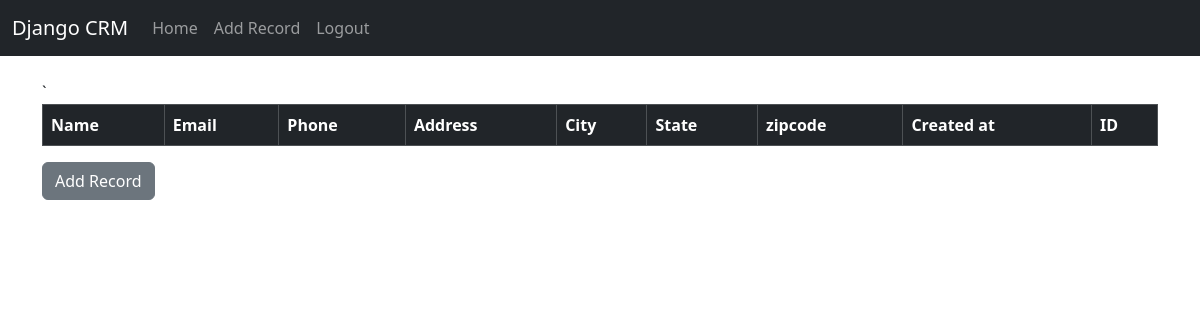
Before: / (signed in) with the older database file.
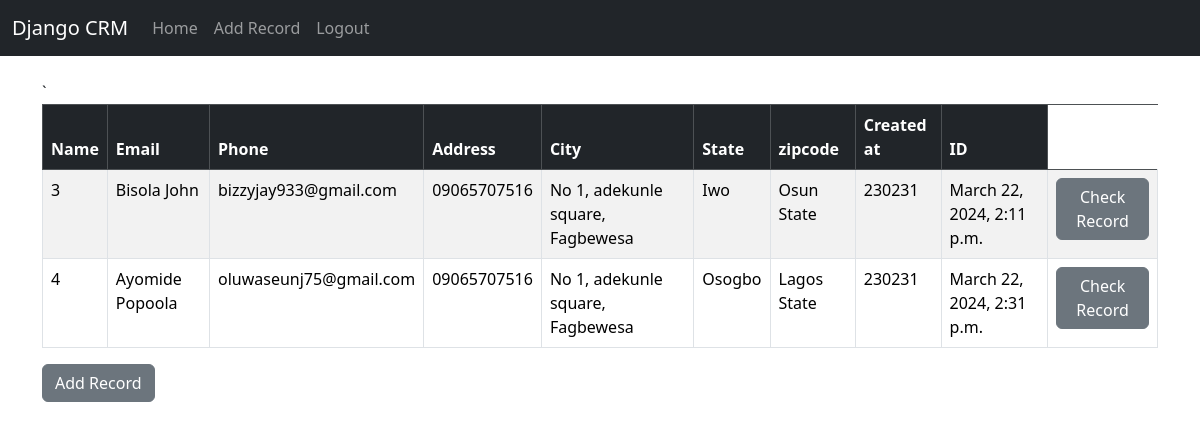
After: the same page with the newer database file.
### crm_app/models.py (models this page shows, shortened)
class Record(models.Model):
     created_at = models.DateTimeField(auto_now_add=True)
     first_name = models.CharField(max_length=50)
     last_name = models.CharField(max_length=50)
     email = models.CharField(max_length=100)
     phone = models.CharField(max_length=15)
     address = models.CharField(max_length=100)
     city = models.CharField(max_length=50)
     state = models.CharField(max_length=50)
     zipcode = models.CharField(max_length=20)
     state = models.CharField(max_length=50)

### crm_app/views.py (the view)
# urls.py: 2. Add a URL to urlpatterns:  path('', views.home, name='home')
def home(request):
     records = Record.objects.all()
     if request.method == 'POST':
          username=request.POST.get('username').lower()
          password=request.POST.get('password')
          user = authenticate(request, username=username, password=password)
          if user is not None:
               login(request, user)
               messages.success(request, "You have been logged in")
               return redirect('home')
          else:
               messages.success(request, 'There was an error logging in, please try again...')
               return redirect('home')
     else:
          return render(request, 'home.html', {'records':records})

### crm_app/templates/home.html (shortened to what this page needs)
{% extends 'base.html' %} {% block content %}
    {% if user.is_authenticated %}
    <table class="table table-striped table-hover table-bordered">
        <thead class="table-dark">
          <tr>
            <th scope="col">Name</th>
            <th scope="col">Email</th>
            <th scope="col">Phone</th>
            <th scope="col">Address</th>
            <th scope="col">City</th>
            <th scope="col">State</th>
            <th scope="col">zipcode</th>
            <th scope="col">Created at</th>
            <th scope="col">ID</th>
          </tr>`
        </thead>
        <tbody>
            {% if records %}
                {% for record in records %}
                <tr>
                    <td>{{record.id}}</td>
                    <td>{{record.first_name}} {{record.last_name}}</td>
                    <td>{{record.email}}</td>
                    <td>{{record.phone}}</td>
                    <td>{{record.address}}</td>
                    <td>{{record.city}}</td>
                    <td>{{record.state}}</td>
                    <td>{{record.zipcode}}</td>
                    <td>{{record.created_at}}</td>
                    <td><a href="{% url 'record' record.id %}" class = 'btn btn-secondary'>Check Record</a></td>
                </tr>
                {% endfor %}
            {% endif %}
        </tbody>
    </table>
    <a href="{% url 'add-record' %}" class = 'btn btn-secondary'>Add Record</a>
    {% endif %}
{% endblock %}

### crm_app/templates/base.html (shortened to what this page needs)
<!doctype html>
<html lang="en">
  <head>
    <link href="https://cdn.jsdelivr.net/npm/bootstrap@5.3.3/dist/css/bootstrap.min.css" rel="stylesheet">
  </head>
  <body>
    {% include 'navbar.html' %}
    <div class="container">
      <br>
     {% block content %}
     {% endblock %}
    </div>
  </body>
</html>

### crm_app/templates/navbar.html (shortened to what this page needs)
<nav class="navbar navbar-expand-lg navbar-dark bg-dark">
    <div class="container-fluid">
        <a class="navbar-brand" href="{% url 'home' %}">Django CRM</a>
        <div class="collapse navbar-collapse" id="navbarSupportedContent">
            <ul class="navbar-nav me-auto mb-2 mb-lg-0">
                {% if user.is_authenticated %}
                <li class="nav-item">
                    <a class="nav-link" href="{% url 'home' %}">Home</a>
                </li>
                <li class="nav-item">
                    <a class="nav-link" href="{% url 'add-record' %}">Add Record</a>
                </li>
                <li class="nav-item">
                    <a class="nav-link" href="{% url 'logout' %}">Logout</a>
                </li>
                {% endif %}
            </ul>
        </div>
    </div>
</nav>

Changed rows visible on the page:
added Record: id "3", first_name "Bisola", last_name "John", email "bizzyjay933@gmail.com", phone "09065707516", address "No 1, adekunle square, Fagbewesa", city "Iwo", state "Osun State", zipcode "230231", created_at "March 22, 2024, 2:11 p.m."
added Record: id "4", first_name "Ayomide", last_name "Popoola", email "oluwaseunj75@gmail.com", phone "09065707516", address "No 1, adekunle square, Fagbewesa", city "Osogbo", state "Lagos State", zipcode "230231", created_at "March 22, 2024, 2:31 p.m."
